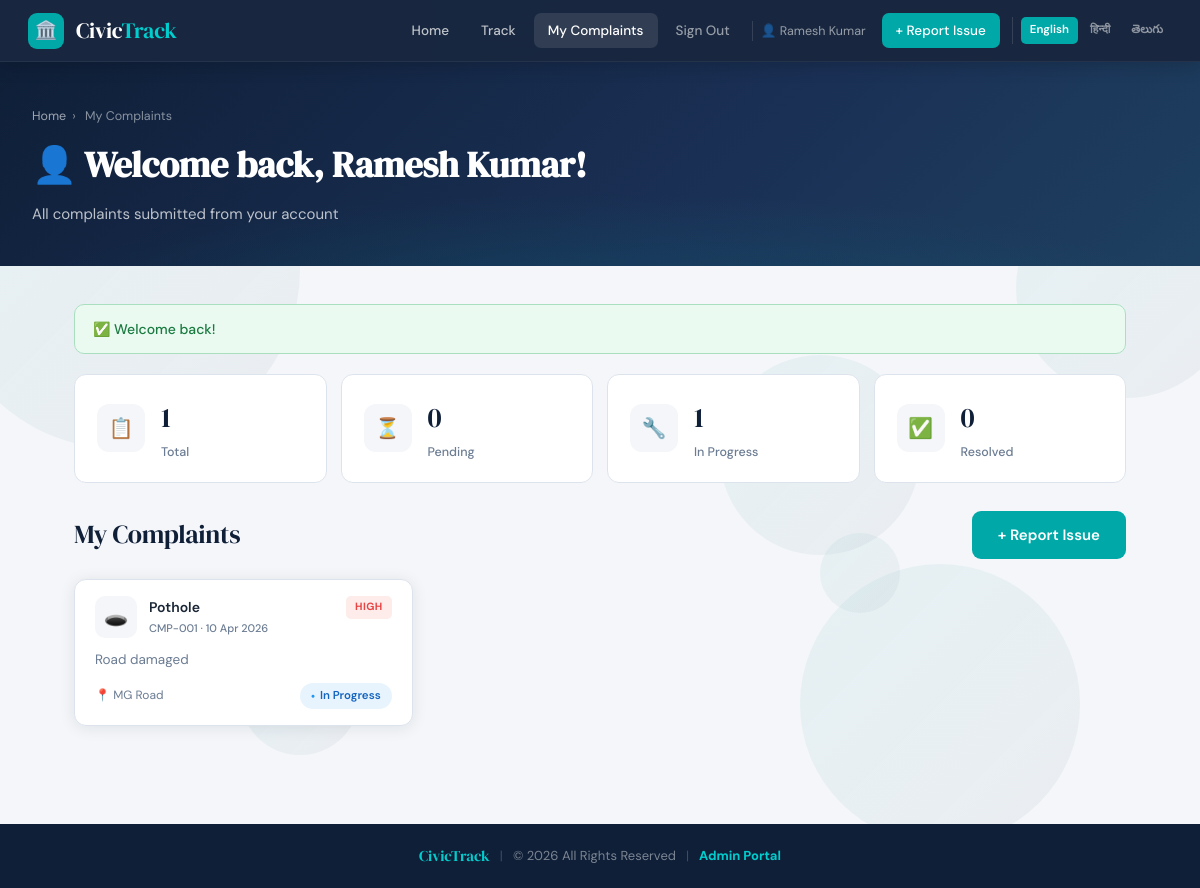
Page /citizen/dashboard.php (signed in) on the committed database.
### tables this page shows
CREATE TABLE `complaints` (
  `id` int NOT NULL,
  `complaint_id` varchar(20) NOT NULL,
  `type` varchar(120) NOT NULL,
  `description` text NOT NULL,
  `ward` varchar(255) DEFAULT NULL,
  `address` varchar(300) NOT NULL,
  `landmark` varchar(180) DEFAULT NULL,
  `lat` decimal(10,7) DEFAULT NULL,
  `lng` decimal(10,7) DEFAULT NULL,
  `priority` enum('High','Medium','Low') NOT NULL DEFAULT 'Medium',
  `status` enum('Pending','In Progress','Resolved','Escalated') NOT NULL DEFAULT 'Pending',
  `citizen_name` varchar(120) NOT NULL,
  `citizen_phone` varchar(15) NOT NULL,
  `citizen_id` int DEFAULT NULL,
  `image_path` varchar(350) DEFAULT NULL,
  `submitted_at` datetime NOT NULL DEFAULT CURRENT_TIMESTAMP,
  `updated_at` datetime NOT NULL DEFAULT CURRENT_TIMESTAMP ON UPDATE CURRENT_TIMESTAMP
);

### includes/auth.php (called while the page is built, shortened)
<?php
function citizenId(): int {
    return (int)($_SESSION['citizen_id'] ?? 0);
}
function citizenName(): string {
    return $_SESSION['citizen_name'] ?? 'Citizen';
}

### includes/db.php (called while the page is built, shortened)
<?php
class DB {
    private static ?PDO $instance = null;
    public static function get(): PDO {
        if (self::$instance === null) {
            $dsn = sprintf(
                'mysql:host=%s;dbname=%s;charset=%s',
                DB_HOST, DB_NAME, DB_CHARSET
            );
            try {
                self::$instance = new PDO($dsn, DB_USER, DB_PASS, [
                    PDO::ATTR_ERRMODE            => PDO::ERRMODE_EXCEPTION,
                    PDO::ATTR_DEFAULT_FETCH_MODE => PDO::FETCH_ASSOC,
                    PDO::ATTR_EMULATE_PREPARES   => false,
                ]);
            } catch (PDOException $e) {
                die('<div style="font-family:sans-serif;padding:40px;color:#c0392b">
                    <h2>Database Connection Failed</h2>
                    <p>Please check your <code>includes/config.php</code> credentials and ensure MySQL is running.</p>'
                    . (DEBUG_MODE ? '<pre>' . htmlspecialchars($e->getMessage()) . '</pre>' : '')
                    . '</div>');
            }
        }
        return self::$instance;
    }
    public static function rows(string $sql, array $params = []): array {
        $stmt = self::get()->prepare($sql);
        $stmt->execute($params);
        return $stmt->fetchAll();
    }
}

### citizen/dashboard.php (the view, shortened to what this page needs)
<?php
require_once APP_ROOT . '/includes/header.php';
$complaints = getComplaints(['citizen_id' => citizenId()]);
$stats      = [
    'total'    => count($complaints),
    'pending'  => count(array_filter($complaints, fn($c) => $c['status'] === 'Pending')),
    'progress' => count(array_filter($complaints, fn($c) => $c['status'] === 'In Progress')),
    'resolved' => count(array_filter($complaints, fn($c) => $c['status'] === 'Resolved')),
];
?>
<div class="page-hero">
  <div class="breadcrumb">
    <a href="<?= APP_URL ?>/index.php"><?= te('nav_home') ?></a><span>›</span>
    <?= te('my_complaints') ?>
  </div>
  <h1>👤 <?= te('welcome_back') ?>, <?= e(citizenName()) ?>!</h1>
  <p><?= te('my_complaints_sub') ?></p>
</div>
<div class="section">
  <?= renderFlash() ?>
  <div style="display:grid;grid-template-columns:repeat(4,1fr);gap:14px;margin-bottom:28px">
    <?php $cards = [
      ['📋', $stats['total'],    'Total'],
      ['⏳', $stats['pending'],  'Pending'],
      ['🔧', $stats['progress'], 'In Progress'],
      ['✅', $stats['resolved'], 'Resolved'],
    ];
    foreach ($cards as [$ico, $num, $lbl]): ?>
      <div class="admin-stat-card">
        <div class="admin-stat-icon" style="background:var(--bg);font-size:20px"><?= $ico ?></div>
        <div>
          <div class="admin-stat-num"><?= $num ?></div>
          <div class="admin-stat-label"><?= $lbl ?></div>
        </div>
      </div>
    <?php endforeach; ?>
  </div>
  <div class="section-header" style="padding:0;margin-bottom:20px">
    <div class="section-title"><?= te('my_complaints') ?></div>
    <a href="<?= APP_URL ?>/citizen/submit.php" class="btn btn-teal"><?= te('nav_report') ?></a>
  </div>
  <?php if (empty($complaints)): ?>
    <div class="empty-state">
      <div class="empty-icon">📭</div>
      <h3>No complaints yet</h3>
      <p>You haven't submitted any complaints. <a href="<?= APP_URL ?>/citizen/submit.php" style="color:var(--teal)">Report an issue</a> to get started.</p>
    </div>
  <?php else: ?>
    <div class="complaints-grid">
      <?php foreach ($complaints as $c): ?>
        <a href="<?= APP_URL ?>/citizen/view.php?id=<?= urlencode($c['complaint_id']) ?>"
           class="card complaint-card" style="text-decoration:none;display:block">
          <div class="complaint-card-header">
            <div class="complaint-icon" style="background:var(--bg);width:42px;height:42px;border-radius:10px;display:flex;align-items:center;justify-content:center;font-size:20px">
              <?= typeIcon($c['type']) ?>
            </div>
            <div class="complaint-meta">
              <div class="complaint-type"><?= e(preg_replace('/^[^\s]+\s/', '', $c['type'])) ?></div>
              <div class="complaint-id"><?= e($c['complaint_id']) ?> · <?= e($c['date_fmt']) ?></div>
            </div>
            <?= priorityBadge($c['priority']) ?>
          </div>
          <div class="complaint-card-body">
            <div class="complaint-desc"><?= e($c['description']) ?></div>
            <div class="complaint-footer">
              <span class="complaint-location">📍 <?= e($c['address']) ?></span>
              <?= statusBadge($c['status']) ?>
            </div>
          </div>
        </a>
      <?php endforeach; ?>
    </div>
  <?php endif; ?>
</div>
<?php require_once APP_ROOT . '/includes/footer.php'; ?>

### includes/functions.php (shortened to what this page needs)
<?php
require_once __DIR__ . '/db.php';
function e(mixed $val): string {
    return htmlspecialchars((string)$val, ENT_QUOTES, 'UTF-8');
}
function renderFlash(): string {
    $f = $_SESSION['flash'];
    $cls  = match ($f['type']) { 'success' => 'flash-success', 'error' => 'flash-error', default => 'flash-info' };
    $icon = match ($f['type']) { 'success' => '✅', 'error' => '⚠️', default => 'ℹ️' };
    return '<div class="flash-msg ' . $cls . '">' . $icon . ' ' . e($f['message']) . '</div>';
}
function getComplaints(array $filters = []): array {
    $where  = ['1=1'];
    $params = [];
    if (!empty($filters['citizen_id'])) {
        $where[]  = 'c.citizen_id = ?';
        $params[] = (int)$filters['citizen_id'];
    }
    $sql = "SELECT c.*,
                   DATE_FORMAT(c.submitted_at, '%d %b %Y') AS date_fmt,
                   DATEDIFF(NOW(), c.submitted_at) AS age_days,
                   f.rating AS fb_rating,
                   f.comment AS fb_comment
            FROM complaints c
            LEFT JOIN feedback f ON f.complaint_id = c.complaint_id
            WHERE " . implode(' AND ', $where) . "
            ORDER BY FIELD(c.priority,'High','Medium','Low'), c.submitted_at DESC";
    return DB::rows($sql, $params);
}
function statusBadge(string $status): string {
    $map = [
        'Pending'     => 'badge-pending',
        'In Progress' => 'badge-inprogress',
        'Resolved'    => 'badge-resolved',
        'Escalated'   => 'badge-escalated',
    ];
    $cls = $map[$status] ?? 'badge-pending';
    return '<span class="badge ' . $cls . '">' . e($status) . '</span>';
}
function priorityBadge(string $priority): string {
    $map = ['High' => 'priority-high', 'Medium' => 'priority-medium', 'Low' => 'priority-low'];
    $cls = $map[$priority] ?? 'priority-low';
    return '<span class="priority-badge ' . $cls . '">' . e($priority) . '</span>';
}
function typeIcon(string $type): string {
    $map = [
        'Pothole'      => '🕳️',
        'Garbage'      => '🗑️',
        'Water'        => '💧',
        'Streetlight'  => '💡',
        'Tree'         => '🌳',
        'Drainage'     => '🚧',
        'Construction' => '🏗️',
        'Toilet'       => '🚻',
    ];
    foreach ($map as $key => $icon) {
        if (stripos($type, $key) !== false) return $icon;
    }
    return '📋';
}

### style.css (style rules this page uses)
:root { --navy: #0f1f38; --navy-light: #1a3055; --teal: #00a8a8; --teal-light: #00cece; --amber: #f5a623; --red: #e84545; --green: #27ae60; --bg: #f4f6f9; --card: #ffffff; --text: #1a2535; --text-muted: #6b7c93; --border: #dde3ec; --shadow: 0 2px 16px rgba(15,31,56,0.09); --shadow-lg: 0 8px 40px rgba(15,31,56,0.14); --radius: 12px; --transition: 0.22s cubic-bezier(0.4,0,0.2,1); }
*, *::before, *::after { box-sizing: border-box; margin: 0; padding: 0; }
html { scroll-behavior: smooth; }
body { font-family: 'DM Sans', sans-serif; background: var(--bg); color: var(--text); min-height: 100vh; font-size: 15px; line-height: 1.6; position: relative; overflow-x: hidden; }
.page-hero { background:linear-gradient(135deg,var(--navy) 0%,var(--navy-light) 60%,#1e4060 100%); color:#fff;padding:44px 32px 40px;position:relative;overflow:hidden; }
.page-hero::before { content:'';position:absolute;inset:0; background:radial-gradient(ellipse 70% 80% at 50% 120%,rgba(0,168,168,0.15) 0%,transparent 70%); }
.page-hero h1 { font-family:'DM Serif Display',serif;font-size:clamp(22px,4vw,36px);margin-bottom:8px;position:relative; }
.page-hero p { color:rgba(255,255,255,0.72);font-size:15px;max-width:540px;position:relative; }
.breadcrumb { font-size:12.5px;color:rgba(255,255,255,0.5);margin-bottom:10px;position:relative; }
.breadcrumb a { color:rgba(255,255,255,0.6);text-decoration:none; }
.breadcrumb span { margin:0 6px; }
.btn { display:inline-flex;align-items:center;gap:8px; padding:12px 26px;border-radius:9px;font-family:inherit; font-size:15px;font-weight:600;border:none;cursor:pointer; text-decoration:none;transition:var(--transition); }
.btn-teal { background:var(--teal);color:#fff; }
.section { max-width:1100px;margin:0 auto;padding:38px 24px; }
.section-header { display:flex;align-items:center;justify-content:space-between;margin-bottom:26px;flex-wrap:wrap;gap:12px; }
.section-title { font-family:'DM Serif Display',serif;font-size:26px;color:var(--navy);letter-spacing:-0.3px; }
.card { background:var(--card);border-radius:var(--radius); box-shadow:var(--shadow);border:1px solid var(--border); overflow:hidden;transition:var(--transition); }
.complaints-grid { display:grid;grid-template-columns:repeat(auto-fill,minmax(310px,1fr));gap:18px; }
.complaint-card { cursor:pointer; }
.complaint-card-header { padding:16px 20px 0;display:flex;align-items:flex-start;gap:12px; }
.complaint-icon { width:42px;height:42px;border-radius:10px;display:flex;align-items:center;justify-content:center;font-size:20px;flex-shrink:0; }
.complaint-meta { flex:1; }
.complaint-type { font-weight:600;font-size:14px;color:var(--text);margin-bottom:2px; }
.complaint-id { font-size:11px;color:var(--text-muted);font-weight:500; }
.complaint-card-body { padding:12px 20px 16px; }
.complaint-desc { font-size:13.5px;color:var(--text-muted);line-height:1.55;display:-webkit-box;-webkit-line-clamp:2;-webkit-box-orient:vertical;overflow:hidden;margin-bottom:12px; }
.complaint-footer { display:flex;align-items:center;justify-content:space-between;font-size:12px;color:var(--text-muted); }
.complaint-location { display:flex;align-items:center;gap:4px; }
.badge { display:inline-flex;align-items:center;gap:5px;padding:4px 11px;border-radius:99px;font-size:11.5px;font-weight:600; }
.badge::before { content:'●';font-size:7px; }
.badge-inprogress { background:#e8f4fd;color:#1565c0; }
.badge-inprogress::before { color:#2196f3; }
.priority-badge { font-size:10.5px;font-weight:700;padding:3px 9px;border-radius:5px;text-transform:uppercase;letter-spacing:0.4px; }
.priority-high { background:#fdecea;color:var(--red); }
.flash-msg { padding:13px 18px;border-radius:10px;font-size:14px;font-weight:500;margin-bottom:20px;display:flex;align-items:flex-start;gap:10px; }
.flash-success { background:#eafaf1;border:1px solid #a9dfbf;color:#1a7a40; }
.admin-stat-card { background:var(--card);border-radius:var(--radius);border:1px solid var(--border);padding:20px 22px;display:flex;align-items:center;gap:16px; }
.admin-stat-icon { width:48px;height:48px;border-radius:12px;display:flex;align-items:center;justify-content:center;font-size:22px; }
.admin-stat-num { font-family:'DM Serif Display',serif;font-size:28px;color:var(--navy); }
.admin-stat-label { font-size:12.5px;color:var(--text-muted);font-weight:500;margin-top:2px; }

### rows in the picture
complaints: type "🕳️", type "Pothole", complaint "CMP-001", date_fmt "10 Apr 2026", priority "HIGH", description "Road damaged", address "MG Road", status "In Progress"

### other values in the picture
te('nav_home') "Home"
te('nav_track') "Track"
te('nav_my_complaints') "My Complaints"
te('nav_logout') "Sign Out"
citizenName() "Ramesh Kumar"
te('nav_report') "+ Report Issue"
$label "English"
$label "हिन्दी"
$label "తెలుగు"
te('my_complaints') "My Complaints"
te('welcome_back') "Welcome back"
te('my_complaints_sub') "All complaints submitted from your account"
$icon "✅"
$f['message'] "Welcome back!"
$ico "📋"
